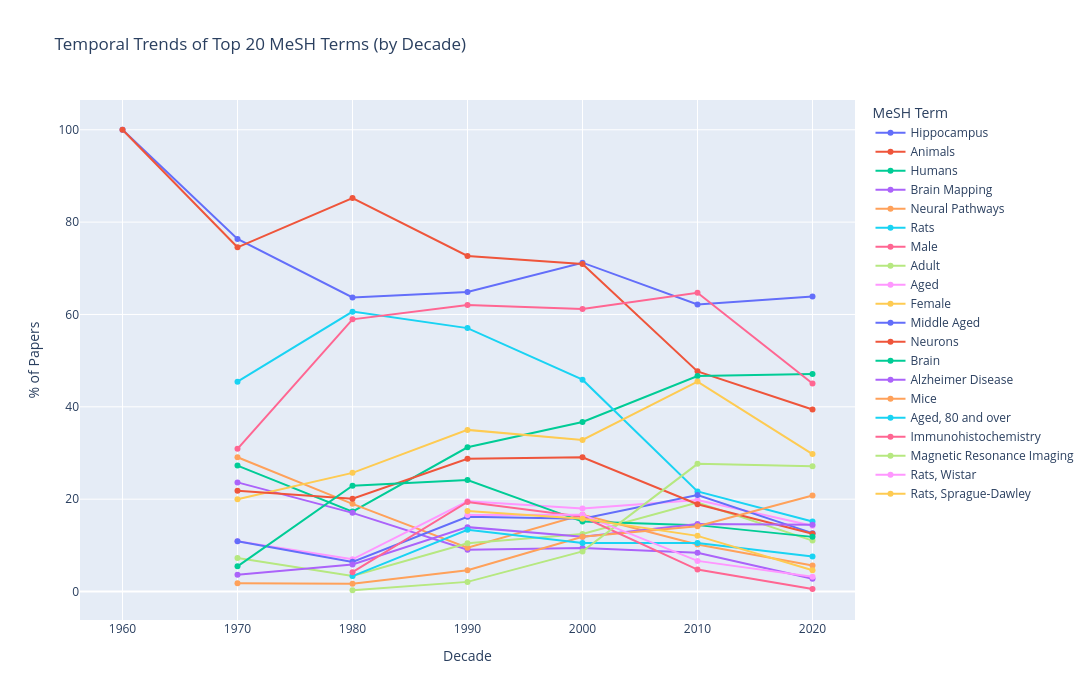

Notebook cell for this chart:
### Code cell
# Create interactive line plot with slider
fig = px.line(
    temporal_counts,
    x='decade',
    y='percentage',
    color='descriptor_name',
    title='Temporal Trends of Top 20 MeSH Terms (by Decade)',
    labels={'decade': 'Decade', 'percentage': '% of Papers', 'descriptor_name': 'MeSH Term'},
    markers=True,
    hover_data={'count': True, 'total_papers': True}
)

fig.update_layout(
    width=1200,
    height=700,
    hovermode='x unified',
    legend=dict(
        orientation='v',
        yanchor='top',
        y=1,
        xanchor='left',
        x=1.02
    )
)

fig.update_xaxes(tickformat='d')

fig.show()

### Figure 1 — Plotly figure (JSON) as saved in the notebook; plotly's stock layout.template omitted (floating-point values rounded to 4 significant figures)
{"data": [{"customdata": [[1, 1], [42, 55], [228, 358], [465, 717], [475, 667], [562, 904], [556, 870]], "hovertemplate": "MeSH Term=Hippocampus<br>Decade=%{x}<br>% of Papers=%{y}<br>count=%{customdata[0]}<br>total_papers=%{customdata[1]}<extra></extra>", "legendgroup": "Hippocampus", "line": {"color": "#636efa", "dash": "solid"}, "marker": {"symbol": "circle"}, "mode": "lines+markers", "name": "Hippocampus", "orientation": "v", "showlegend": true, "type": "scatter", "x": [1960, 1970, 1980, 1990, 2000, 2010, 2020], "xaxis": "x", "y": [100.0, 76.36, 63.69, 64.85, 71.21, 62.17, 63.91], "yaxis": "y"}, {"customdata": [[1, 1], [41, 55], [305, 358], [521, 717], [473, 667], [431, 904], [343, 870]], "hovertemplate": "MeSH Term=Animals<br>Decade=%{x}<br>% of Papers=%{y}<br>count=%{customdata[0]}<br>total_papers=%{customdata[1]}<extra></extra>", "legendgroup": "Animals", "line": {"color": "#EF553B", "dash": "solid"}, "marker": {"symbol": "circle"}, "mode": "lines+markers", "name": "Animals", "orientation": "v", "showlegend": true, "type": "scatter", "x": [1960, 1970, 1980, 1990, 2000, 2010, 2020], "xaxis": "x", "y": [100.0, 74.55, 85.2, 72.66, 70.91, 47.68, 39.43], "yaxis": "y"}, {"customdata": [[15, 55], [62, 358], [224, 717], [245, 667], [422, 904], [410, 870]], "hovertemplate": "MeSH Term=Humans<br>Decade=%{x}<br>% of Papers=%{y}<br>count=%{customdata[0]}<br>total_papers=%{customdata[1]}<extra></extra>", "legendgroup": "Humans", "line": {"color": "#00cc96", "dash": "solid"}, "marker": {"symbol": "circle"}, "mode": "lines+markers", "name": "Humans", "orientation": "v", "showlegend": true, "type": "scatter", "x": [1970, 1980, 1990, 2000, 2010, 2020], "xaxis": "x", "y": [27.27, 17.32, 31.24, 36.73, 46.68, 47.13], "yaxis": "y"}, {"customdata": [[13, 55], [61, 358], [65, 717], [63, 667], [76, 904], [24, 870]], "hovertemplate": "MeSH Term=Brain Mapping<br>Decade=%{x}<br>% of Papers=%{y}<br>count=%{customdata[0]}<br>total_papers=%{customdata[1]}<extra></extra>", "legendgroup": "Brain Mapping", "line": {"color": "#ab63fa", "dash": "solid"}, "marker": {"symbol": "circle"}, "mode": "lines+markers", "name": "Brain Mapping", "orientation": "v", "showlegend": true, "type": "scatter", "x": [1970, 1980, 1990, 2000, 2010, 2020], "xaxis": "x", "y": [23.64, 17.04, 9.066, 9.445, 8.407, 2.759], "yaxis": "y"}, {"customdata": [[16, 55], [68, 358], [68, 717], [111, 667], [92, 904], [49, 870]], "hovertemplate": "MeSH Term=Neural Pathways<br>Decade=%{x}<br>% of Papers=%{y}<br>count=%{customdata[0]}<br>total_papers=%{customdata[1]}<extra></extra>", "legendgroup": "Neural Pathways", "line": {"color": "#FFA15A", "dash": "solid"}, "marker": {"symbol": "circle"}, "mode": "lines+markers", "name": "Neural Pathways", "orientation": "v", "showlegend": true, "type": "scatter", "x": [1970, 1980, 1990, 2000, 2010, 2020], "xaxis": "x", "y": [29.09, 18.99, 9.484, 16.64, 10.18, 5.632], "yaxis": "y"}, {"customdata": [[25, 55], [217, 358], [409, 717], [306, 667], [196, 904], [132, 870]], "hovertemplate": "MeSH Term=Rats<br>Decade=%{x}<br>% of Papers=%{y}<br>count=%{customdata[0]}<br>total_papers=%{customdata[1]}<extra></extra>", "legendgroup": "Rats", "line": {"color": "#19d3f3", "dash": "solid"}, "marker": {"symbol": "circle"}, "mode": "lines+markers", "name": "Rats", "orientation": "v", "showlegend": true, "type": "scatter", "x": [1970, 1980, 1990, 2000, 2010, 2020], "xaxis": "x", "y": [45.45, 60.61, 57.04, 45.88, 21.68, 15.17], "yaxis": "y"}, {"customdata": [[17, 55], [211, 358], [445, 717], [408, 667], [585, 904], [392, 870]], "hovertemplate": "MeSH Term=Male<br>Decade=%{x}<br>% of Papers=%{y}<br>count=%{customdata[0]}<br>total_papers=%{customdata[1]}<extra></extra>", "legendgroup": "Male", "line": {"color": "#FF6692", "dash": "solid"}, "marker": {"symbol": "circle"}, "mode": "lines+markers", "name": "Male", "orientation": "v", "showlegend": true, "type": "scatter", "x": [1970, 1980, 1990, 2000, 2010, 2020], "xaxis": "x", "y": [30.91, 58.94, 62.06, 61.17, 64.71, 45.06], "yaxis": "y"}, {"customdata": [[4, 55], [12, 358], [75, 717], [83, 667], [174, 904], [96, 870]], "hovertemplate": "MeSH Term=Adult<br>Decade=%{x}<br>% of Papers=%{y}<br>count=%{customdata[0]}<br>total_papers=%{customdata[1]}<extra></extra>", "legendgroup": "Adult", "line": {"color": "#B6E880", "dash": "solid"}, "marker": {"symbol": "circle"}, "mode": "lines+markers", "name": "Adult", "orientation": "v", "showlegend": true, "type": "scatter", "x": [1970, 1980, 1990, 2000, 2010, 2020], "xaxis": "x", "y": [7.273, 3.352, 10.46, 12.44, 19.25, 11.03], "yaxis": "y"}, {"customdata": [[6, 55], [25, 358], [140, 717], [120, 667], [179, 904], [124, 870]], "hovertemplate": "MeSH Term=Aged<br>Decade=%{x}<br>% of Papers=%{y}<br>count=%{customdata[0]}<br>total_papers=%{customdata[1]}<extra></extra>", "legendgroup": "Aged", "line": {"color": "#FF97FF", "dash": "solid"}, "marker": {"symbol": "circle"}, "mode": "lines+markers", "name": "Aged", "orientation": "v", "showlegend": true, "type": "scatter", "x": [1970, 1980, 1990, 2000, 2010, 2020], "xaxis": "x", "y": [10.91, 6.983, 19.53, 17.99, 19.8, 14.25], "yaxis": "y"}, {"customdata": [[11, 55], [92, 358], [251, 717], [219, 667], [411, 904], [259, 870]], "hovertemplate": "MeSH Term=Female<br>Decade=%{x}<br>% of Papers=%{y}<br>count=%{customdata[0]}<br>total_papers=%{customdata[1]}<extra></extra>", "legendgroup": "Female", "line": {"color": "#FECB52", "dash": "solid"}, "marker": {"symbol": "circle"}, "mode": "lines+markers", "name": "Female", "orientation": "v", "showlegend": true, "type": "scatter", "x": [1970, 1980, 1990, 2000, 2010, 2020], "xaxis": "x", "y": [20.0, 25.7, 35.01, 32.83, 45.46, 29.77], "yaxis": "y"}, {"customdata": [[6, 55], [23, 358], [116, 717], [105, 667], [189, 904], [110, 870]], "hovertemplate": "MeSH Term=Middle Aged<br>Decade=%{x}<br>% of Papers=%{y}<br>count=%{customdata[0]}<br>total_papers=%{customdata[1]}<extra></extra>", "legendgroup": "Middle Aged", "line": {"color": "#636efa", "dash": "solid"}, "marker": {"symbol": "circle"}, "mode": "lines+markers", "name": "Middle Aged", "orientation": "v", "showlegend": true, "type": "scatter", "x": [1970, 1980, 1990, 2000, 2010, 2020], "xaxis": "x", "y": [10.91, 6.425, 16.18, 15.74, 20.91, 12.64], "yaxis": "y"}, {"customdata": [[12, 55], [72, 358], [206, 717], [194, 667], [171, 904], [109, 870]], "hovertemplate": "MeSH Term=Neurons<br>Decade=%{x}<br>% of Papers=%{y}<br>count=%{customdata[0]}<br>total_papers=%{customdata[1]}<extra></extra>", "legendgroup": "Neurons", "line": {"color": "#EF553B", "dash": "solid"}, "marker": {"symbol": "circle"}, "mode": "lines+markers", "name": "Neurons", "orientation": "v", "showlegend": true, "type": "scatter", "x": [1970, 1980, 1990, 2000, 2010, 2020], "xaxis": "x", "y": [21.82, 20.11, 28.73, 29.09, 18.92, 12.53], "yaxis": "y"}, {"customdata": [[3, 55], [82, 358], [173, 717], [101, 667], [130, 904], [103, 870]], "hovertemplate": "MeSH Term=Brain<br>Decade=%{x}<br>% of Papers=%{y}<br>count=%{customdata[0]}<br>total_papers=%{customdata[1]}<extra></extra>", "legendgroup": "Brain", "line": {"color": "#00cc96", "dash": "solid"}, "marker": {"symbol": "circle"}, "mode": "lines+markers", "name": "Brain", "orientation": "v", "showlegend": true, "type": "scatter", "x": [1970, 1980, 1990, 2000, 2010, 2020], "xaxis": "x", "y": [5.455, 22.91, 24.13, 15.14, 14.38, 11.84], "yaxis": "y"}, {"customdata": [[2, 55], [21, 358], [100, 717], [79, 667], [132, 904], [126, 870]], "hovertemplate": "MeSH Term=Alzheimer Disease<br>Decade=%{x}<br>% of Papers=%{y}<br>count=%{customdata[0]}<br>total_papers=%{customdata[1]}<extra></extra>", "legendgroup": "Alzheimer Disease", "line": {"color": "#ab63fa", "dash": "solid"}, "marker": {"symbol": "circle"}, "mode": "lines+markers", "name": "Alzheimer Disease", "orientation": "v", "showlegend": true, "type": "scatter", "x": [1970, 1980, 1990, 2000, 2010, 2020], "xaxis": "x", "y": [3.636, 5.866, 13.95, 11.84, 14.6, 14.48], "yaxis": "y"}, {"customdata": [[1, 55], [6, 358], [33, 717], [79, 667], [128, 904], [181, 870]], "hovertemplate": "MeSH Term=Mice<br>Decade=%{x}<br>% of Papers=%{y}<br>count=%{customdata[0]}<br>total_papers=%{customdata[1]}<extra></extra>", "legendgroup": "Mice", "line": {"color": "#FFA15A", "dash": "solid"}, "marker": {"symbol": "circle"}, "mode": "lines+markers", "name": "Mice", "orientation": "v", "showlegend": true, "type": "scatter", "x": [1970, 1980, 1990, 2000, 2010, 2020], "xaxis": "x", "y": [1.818, 1.676, 4.603, 11.84, 14.16, 20.8], "yaxis": "y"}, {"customdata": [[12, 358], [96, 717], [70, 667], [95, 904], [66, 870]], "hovertemplate": "MeSH Term=Aged, 80 and over<br>Decade=%{x}<br>% of Papers=%{y}<br>count=%{customdata[0]}<br>total_papers=%{customdata[1]}<extra></extra>", "legendgroup": "Aged, 80 and over", "line": {"color": "#19d3f3", "dash": "solid"}, "marker": {"symbol": "circle"}, "mode": "lines+markers", "name": "Aged, 80 and over", "orientation": "v", "showlegend": true, "type": "scatter", "x": [1980, 1990, 2000, 2010, 2020], "xaxis": "x", "y": [3.352, 13.39, 10.49, 10.51, 7.586], "yaxis": "y"}, {"customdata": [[15, 358], [139, 717], [108, 667], [43, 904], [5, 870]], "hovertemplate": "MeSH Term=Immunohistochemistry<br>Decade=%{x}<br>% of Papers=%{y}<br>count=%{customdata[0]}<br>total_papers=%{customdata[1]}<extra></extra>", "legendgroup": "Immunohistochemistry", "line": {"color": "#FF6692", "dash": "solid"}, "marker": {"symbol": "circle"}, "mode": "lines+markers", "name": "Immunohistochemistry", "orientation": "v", "showlegend": true, "type": "scatter", "x": [1980, 1990, 2000, 2010, 2020], "xaxis": "x", "y": [4.19, 19.39, 16.19, 4.757, 0.5747], "yaxis": "y"}, {"customdata": [[1, 358], [15, 717], [58, 667], [250, 904], [236, 870]], "hovertemplate": "MeSH Term=Magnetic Resonance Imaging<br>Decade=%{x}<br>% of Papers=%{y}<br>count=%{customdata[0]}<br>total_papers=%{customdata[1]}<extra></extra>", "legendgroup": "Magnetic Resonance Imaging", "line": {"color": "#B6E880", "dash": "solid"}, "marker": {"symbol": "circle"}, "mode": "lines+markers", "name": "Magnetic Resonance Imaging", "orientation": "v", "showlegend": true, "type": "scatter", "x": [1980, 1990, 2000, 2010, 2020], "xaxis": "x", "y": [0.2793, 2.092, 8.696, 27.65, 27.13], "yaxis": "y"}, {"customdata": [[119, 717], [111, 667], [60, 904], [28, 870]], "hovertemplate": "MeSH Term=Rats, Wistar<br>Decade=%{x}<br>% of Papers=%{y}<br>count=%{customdata[0]}<br>total_papers=%{customdata[1]}<extra></extra>", "legendgroup": "Rats, Wistar", "line": {"color": "#FF97FF", "dash": "solid"}, "marker": {"symbol": "circle"}, "mode": "lines+markers", "name": "Rats, Wistar", "orientation": "v", "showlegend": true, "type": "scatter", "x": [1990, 2000, 2010, 2020], "xaxis": "x", "y": [16.6, 16.64, 6.637, 3.218], "yaxis": "y"}, {"customdata": [[125, 717], [105, 667], [109, 904], [40, 870]], "hovertemplate": "MeSH Term=Rats, Sprague-Dawley<br>Decade=%{x}<br>% of Papers=%{y}<br>count=%{customdata[0]}<br>total_papers=%{customdata[1]}<extra></extra>", "legendgroup": "Rats, Sprague-Dawley", "line": {"color": "#FECB52", "dash": "solid"}, "marker": {"symbol": "circle"}, "mode": "lines+markers", "name": "Rats, Sprague-Dawley", "orientation": "v", "showlegend": true, "type": "scatter", "x": [1990, 2000, 2010, 2020], "xaxis": "x", "y": [17.43, 15.74, 12.06, 4.598], "yaxis": "y"}], "layout": {"height": 700, "hovermode": "x unified", "legend": {"orientation": "v", "title": {"text": "MeSH Term"}, "tracegroupgap": 0, "x": 1.02, "xanchor": "left", "y": 1, "yanchor": "top"}, "title": {"text": "Temporal Trends of Top 20 MeSH Terms (by Decade)"}, "width": 1200, "xaxis": {"anchor": "y", "domain": [0, 1], "tickformat": "d", "title": {"text": "Decade"}}, "yaxis": {"anchor": "x", "domain": [0, 1], "title": {"text": "% of Papers"}}}}
